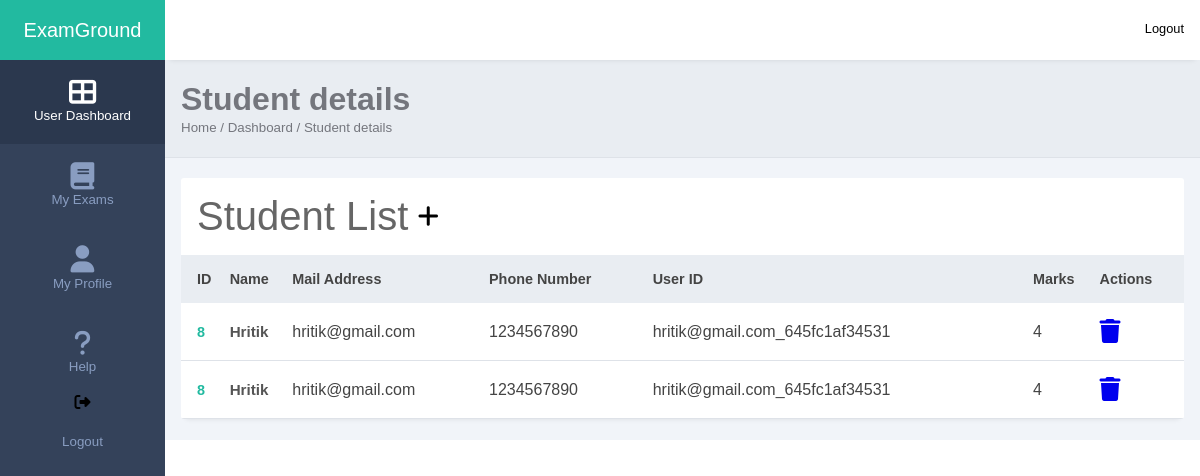
Screenshot of /Student-list.php?ExamId=3 (signed in) with the database file from the repository.
### tables this page shows
CREATE TABLE `results` (
  `result_id` int NOT NULL,
  `name` varchar(50) NOT NULL,
  `email` varchar(100) NOT NULL,
  `start_time` datetime NOT NULL,
  `end_time` datetime NOT NULL,
  `duration` int NOT NULL,
  `response_time` time NOT NULL,
  `total_scores` int NOT NULL,
  `exam_id` int NOT NULL,
  `student_id` int NOT NULL
);

CREATE TABLE `students` (
  `student_id` int NOT NULL,
  `name` varchar(40) NOT NULL,
  `email` varchar(100) NOT NULL,
  `phone` bigint NOT NULL,
  `userID` varchar(100) NOT NULL,
  `pass` varchar(40) NOT NULL,
  `marks` int DEFAULT NULL,
  `AttemptTime` datetime DEFAULT NULL,
  `warnings` int NOT NULL DEFAULT '0',
  `photo` varchar(100) DEFAULT NULL,
  `video` varchar(100) DEFAULT NULL,
  `exam_id` int NOT NULL,
  `status` varchar(10) NOT NULL
);

### Student-list.php (the view, shortened to what this page needs)
<!DOCTYPE html>
<html lang="en">
<head>
    <link rel="stylesheet" href="css/dashboard.css">
    <link rel="stylesheet" href="https://maxst.icons8.com/vue-static/landings/line-awesome/line-awesome/1.3.0/css/line-awesome.min.css">
</head>
<body>
    <?php session_start();
        $exam_id = $_GET['ExamId'];
        if(isset($_SESSION['id'])){
            $servername = "localhost";
$username = "root";
$password = "Harshit2053@";
$dbname = "examweb";
$conn = new mysqli($servername, $username, $password, $dbname);
            $sql = "SELECT * FROM students where exam_id='$exam_id'";
            $result = $conn->query($sql);
            ?>
    <div class="sidebar">
        <div class="side-header">
            <h3>Ex<span>amGround</span></h3>
        </div>
            <div class="side-menu">
                <ul>
                    <li>
                       <a href="" class="active">
                            <span class="fas fa-th-large"></span>
                            <small>User Dashboard</small>
                        </a>
                    </li>
                    <li>
                       <a href="dashboard.php">
                            <span class="fa-solid fa-book"></span>
                            <small>My Exams</small>
                        </a>
                    </li>
                    <li>
                       <a href="profile.php">
                            <span class="fas fa-user"></span>
                            <small>My Profile</small>
                        </a>
                    </li>
                    <li>
                       <a href="">
                            <span class="fas fa-question"></span>
                            <small>Help</small>
                        </a>
                    </li>
                    <li>
                            <span class="fas fa-sign-out-alt"></span>
                            <a href="logout.php">
                            <small>Logout</small>
                        </a>
                    </li>
                </ul>
            </div>
        </div>
    <div class="main-content">
        <header>
            <div class="header-content">
                <div class="header-menu">
                    <div class="user">
                        <div class="bg-img" style="background-image: url(image/1.jpeg)"></div>
                        <span>Logout</span>
                    </div>
                </div>
            </div>
        </header>
        <main>
            <div class="page-header">
                <h1>Student details</h1>
                <small>Home / Dashboard / Student details</small>
            </div>
            <div class="page-content">
                <div class="records table-responsive">
                    <div class="record-header">
                        <div class="add">
                            <span>Student List</span>
                            <h2 id="AddExam"><i class="fa-solid fa-plus"></i></h2>
                        </div>
                    </div>
                    <div id="Exams">
                        <table width="100%">
                            <thead>
                                <tr>
                                    <th>ID</th>
                                    <th><span class="las la-sort"></span> Name</th>
                                    <th><span class="las la-sort"></span> Mail Address</th>
                                    <th><span class="las la-sort"></span> Phone Number</th>
                                    <th><span class="las la-sort"></span> User ID</th>
                                    <th><span class="las la-sort"></span> Marks</th>
                                    <th><span class="las la-sort"></span> Actions</th>
                                </tr>
                            </thead>
                            <tbody><?php
                            if ($result->num_rows > 0) {
		while($row = $result->fetch_assoc()) {
            $sql = "SELECT * FROM results where student_id='$row[student_id]'";
            $result2 = $conn->query($sql);
            if ($result->num_rows > 0) {
                while($row2 = $result2->fetch_assoc()) {
	?>
                                <tr>
                                    <td><?php echo $row['student_id']?></td>
                                    <td>
                                        <div class="Exam-title">
                                            <div class="Exam-title-info">
                                                <h4><?php echo $row['name']?></h4>
                                            </div>
                                        </div>
                                    </td>
                                    <td>
                                    <?php echo $row['email']?>
                                    </td>
                                    <td>
                                    <?php echo $row['phone']?>
                                    </td>
                                    <td>
                                    <?php echo $row['userID']?>
                                    </td>
                                    <td>
                                    <?php echo $row2['total_scores']?>
                                    </td>
                                    <td>
                                        <div class="actions">
                                        <a href="deletestudent.php?student_id=<?php echo $row['student_id']?>"> <span class="fa-solid fa-trash"></span></a>
                                        </div>
                                    </td>
                                </tr>
                                <?php
                  		}}      		}
	?>
                            </tbody>
                        </table>
                        <?php
	} else {
			echo "0 results";
	}
?>
                    </div>
              </div>
            </div>
        </main>
    </div>
    <?php }
    else {
        header("Location: login.php");
    } ?>
</body>
</html>

### css/dashboard.css (style rules this page uses)
:root { --main-color: #22BAA0; --color-dark: #34425A; --text-grey: #B0B0B0; }
* { margin: 0; padding: 0; text-decoration: none; list-style-type: none; box-sizing: border-box; font-family: 'Merriweather', sans-serif; }
.sidebar { position: fixed; height: 100%; width: 165px; left: 0; bottom: 0; top: 0; z-index: 100; background: var(--color-dark); transition: left 300ms; }
.side-header { box-shadow: 0px 5px 5px -5px rgb(0 0 0 /10%); background: var(--main-color); height: 60px; display: flex; justify-content: center; align-items: center; }
.side-header h3, side-head span { color: #fff; font-weight: 300; font-size: 1.25em; }
.bg-img { background-repeat: no-repeat; background-size: cover; border-radius: 50%; background-size: cover; }
.side-menu ul { text-align: center; }
.side-menu a { display: block; padding: 1.2rem 0rem; }
.side-menu a.active { background: #2B384E; }
.side-menu a.active span, .side-menu a.active small { color: #fff; }
.side-menu a span { display: block; text-align: center; font-size: 1.7rem; }
.side-menu a span, .side-menu a small { color: #899DC1; }
.main-content { margin-left: 165px; width: calc(100% - 165px); transition: margin-left 300ms; }
header { position: fixed; right: 0; top: 0; left: 165px; z-index: 100; height: 60px; box-shadow: 0px 5px 5px -5px rgb(0 0 0 /10%); background: #fff; transition: left 300ms; }
.header-content, .header-menu { display: flex; align-items: center; }
.header-content { justify-content: space-between; padding: 0rem 1rem; }
.header-menu { justify-content: flex-end; padding-top: .5rem; }
.user { display: flex; align-items: center; }
.user div, .client-img { height: 40px; width: 40px; margin-right: 1rem; }
.user span:last-child { display: inline-block; margin-left: .3rem; font-size: .8rem; }
main { margin-top: 60px; }
.page-header { padding: 1.3rem 1rem; background: #E9edf2; border-bottom: 1px solid #dee2e8; }
.page-header h1, .page-header small { color: #74767d; }
.page-content { padding: 1.3rem 1rem; background: #f1f4f9; }
.records { box-shadow: 0px 5px 5px -5px rgb(0 0 0 / 10%); background: #fff; border-radius: 3px; }
.record-header { padding: 1rem; display: flex; justify-content: space-between; align-items: center; }
.add, .browse { display: flex; align-items: center; }
.add span { display: inline-block; margin-right: .6rem; font-size: 2.5rem; color: #666; }
.table-responsive { width: 100%; overflow: auto; }
table { border-collapse: collapse; }
table thead tr { background: #e9edf2; }
table thead th { padding: 1rem 0rem; text-align: left; color: #444; font-size: .9rem; }
table thead th:first-child { padding-left: 1rem; }
table tbody td { padding: 1rem 0rem; color: #444; }
table tbody td:first-child { padding-left: 1rem; color: var(--main-color); font-weight: 600; font-size: .9rem; }
table tbody tr { border-bottom: 1px solid #dee2e8; }
.Exam-title { display: flex; align-items: center; }
.Exam-title-info h4 { color: #555; font-size: .95rem; }
.actions span { display: inline-block; font-size: 1.5rem; margin-right: .5rem; }
h3 { font-size: 1.75em; }
a { text-decoration: none; }

### rows the page displays
results: student.student_id "8", student.name "Hritik", student.email "hritik@gmail.com", student.phone "1234567890", student.userID "hritik@gmail.com_645fc1af34531", total_scores "4"
results: student.student_id "8", student.name "Hritik", student.email "hritik@gmail.com", student.phone "1234567890", student.userID "hritik@gmail.com_645fc1af34531", total_scores "4"
